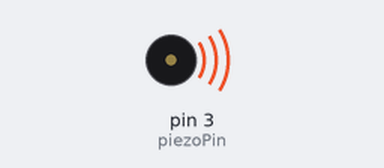
Bench run of a sketch on a simulated Arduino Uno, built with avr-gcc and run on an emulated ATmega328P. Shown: buzzer (waves = sounding).

Above: at 0.12 s.
At 14.18 s:
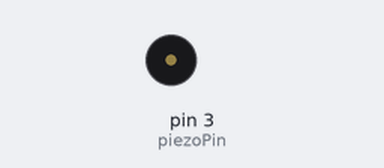
Timing chart, 0 to 14.7 s (numbered marks = the images above):
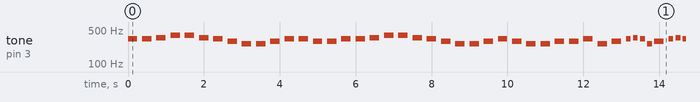

Measured:
- by itself, tone on pin 3 (piezoPin): plays 330 Hz for 0.25 s, 330 Hz for 0.25 s, 349 Hz for 0.25 s, 392 Hz for 0.25 s, 392 Hz for 0.25 s, 349 Hz for 0.25 s … (345 notes in this stretch)

The sketch:

4-2_Melody.ino
```cpp
#include "pitches.h"

const int piezoPin = 3;

int melody[] = {
  NOTE_E4, NOTE_E4, NOTE_F4, NOTE_G4,
  NOTE_G4, NOTE_F4, NOTE_E4, NOTE_D4,
  NOTE_C4, NOTE_C4, NOTE_D4, NOTE_E4,
  NOTE_E4, NOTE_D4, NOTE_D4,

  NOTE_E4, NOTE_E4, NOTE_F4, NOTE_G4,
  NOTE_G4, NOTE_F4, NOTE_E4, NOTE_D4,
  NOTE_C4, NOTE_C4, NOTE_D4, NOTE_E4,
  NOTE_D4, NOTE_C4, NOTE_C4,

  NOTE_D4, NOTE_D4, NOTE_E4, NOTE_C4,
  NOTE_D4, NOTE_E4, NOTE_F4, NOTE_E4, NOTE_C4, NOTE_D4,
  NOTE_E4, NOTE_F4, NOTE_E4, NOTE_D4, NOTE_C4, NOTE_D4,
  NOTE_G3, NOTE_E4, NOTE_G4,

  NOTE_A4, NOTE_G4, NOTE_F4, NOTE_E4, NOTE_C4, NOTE_D4,
  NOTE_E4, NOTE_D4, NOTE_C4, NOTE_C4
};

// Note durations: 4 = quarter note, 8 = eighth note, etc.
int noteDurations[] = {
  4, 4, 4, 4,
  4, 4, 4, 4,
  4, 4, 4, 4,
  4, 4, 4,

  4, 4, 4, 4,
  4, 4, 4, 4,
  4, 4, 4, 4,
  4, 4, 4,

  4, 4, 4, 4,
  4, 8, 8, 8, 8, 4,
  8, 8, 8, 8, 4, 4,
  4, 4, 4,

  4, 4, 4, 4, 4, 4,
  4, 4, 4, 4
};

void setup() { }

void loop() {

  for (int thisNote = 0; thisNote < sizeof(melody) / sizeof(int); thisNote++) {
    int noteDuration = 1000 / noteDurations[thisNote];
    tone(piezoPin, melody[thisNote], noteDuration);

    int pauseBetweenNotes = noteDuration * 1.5;
    delay(pauseBetweenNotes);

    noTone(piezoPin);
  }

  delay(2000);
}
```
